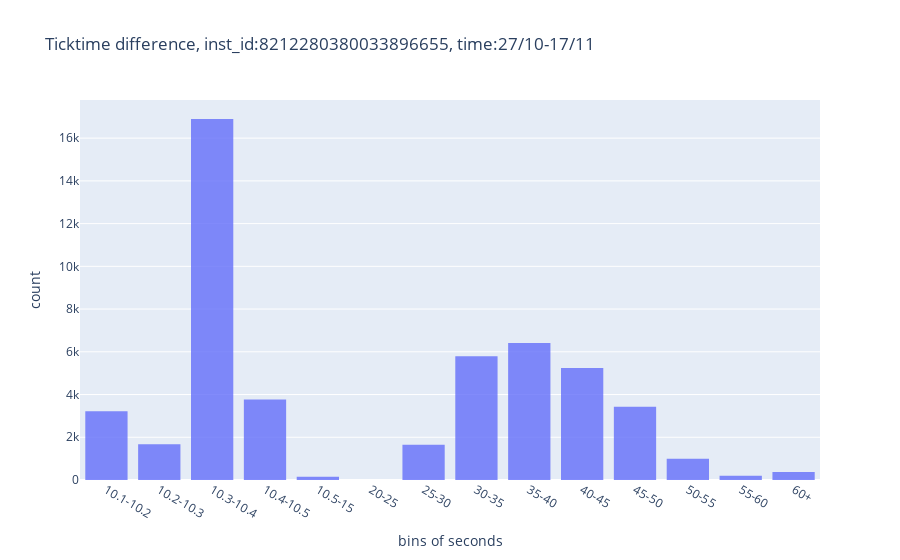

The code cell stored with this chart in its notebook:
### Code cell
fig = px.histogram(df2, x="bins_h", 
                title='Ticktime difference, inst_id:8212280380033896655, time:27/10-17/11',
                   labels={'bins_h':'bins of seconds'}, # can specify one label per df column
                   opacity=0.8, # represent bars with log scale
                   )
fig.show()

### Figure 1 — Plotly figure (JSON) as saved in the notebook; plotly's stock layout.template omitted (floating-point values rounded to 4 significant figures; data arrays with more than 128 entries replaced by an {"elided": "..."} marker saying what was removed)
{"data": [{"alignmentgroup": "True", "bingroup": "x", "hoverlabel": {"namelength": 0}, "hovertemplate": "bins of seconds=%{x}<br>count=%{y}", "legendgroup": "", "marker": {"color": "#636efa", "opacity": 0.8}, "name": "", "offsetgroup": "", "orientation": "v", "showlegend": false, "type": "histogram", "x": {"elided": "49799 str values"}, "xaxis": "x", "yaxis": "y"}], "layout": {"barmode": "relative", "legend": {"tracegroupgap": 0}, "title": {"text": "Ticktime difference, inst_id:8212280380033896655, time:27/10-17/11"}, "xaxis": {"anchor": "y", "domain": [0, 1], "title": {"text": "bins of seconds"}}, "yaxis": {"anchor": "x", "domain": [0, 1], "title": {"text": "count"}}}}
